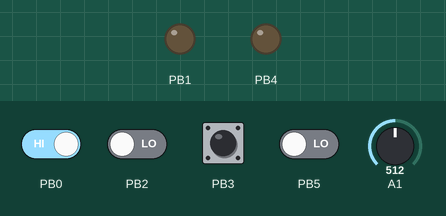
Recording of a sketch running on a simulated ATtiny85, built with avr-gcc and run on an emulated ATtiny85. Parts: output pins drawn as LEDs (lit = HIGH). Inputs (shaded band) come from the test bench; at power-on: PB0, PB3 HIGH, PB2, PB5 LOW, A1 = 512. Sleep ends after the set time or at an interrupt.

Above: at 5.0 s.
5.1 s: PB3 pulled LOW for 0.15 s
At 6.5 s:
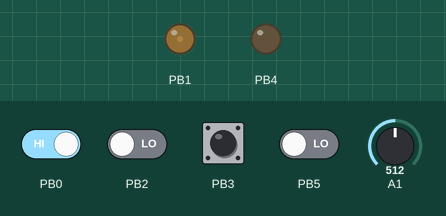
7.0 s: PB3 pulled LOW for 1 s
At 8.8 s:
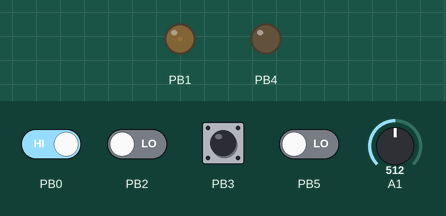
9.5 s: PB0 driven LOW and PB3 driven LOW
At 12.4 s:
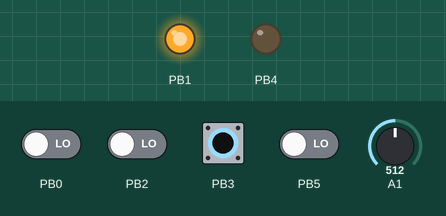
12.5 s: PB3 pulsed HIGH 5 times (0.12 s each, 0.3 s apart)
Timing chart, 0 to 16.6 s (numbered marks = the images above; inputs shaded):
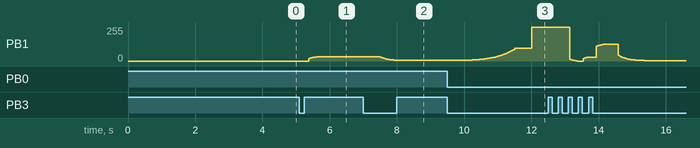

Measured:
- after the input at 5.1 s, PB1: moves from 0/255 to 32/255 over 0.21 s, starting after 0.28 s
- after the input at 7.0 s, PB1: moves from 32/255 to 5/255 over 0.50 s, starting after 0.51 s
- after the input at 9.5 s, PB1: moves from 5/255 to 254/255 over 1.9 s, starting after 0.59 s

The sketch:

bull_driver.ino
```cpp
// (licence header left out)
#define VERSION 0.4

#include <avr/pgmspace.h>
#include <avr/io.h>
#include <util/delay.h>
#include <avr/interrupt.h>
#include <avr/wdt.h>
#include <avr/eeprom.h>
#include <avr/sleep.h>
#include "config.h"


/********************************************
 * ab hier gibts nichts mehr zum einstellen *
 ********************************************
 */

// umrechnen der Spannungen in ADC-Wandler werte (integer)
#define LOWBATT_VALUE     ((uint16_t) (((LOWBATT_VOLTAGE     - VD) * R2 * 255) / ((R1 + R2) * 1.1)))
#define BATTMON_REF_VALUE ((uint16_t) (((BATTMON_REF_VOLTAGE - VD) * R2 * 255) / ((R1 + R2) * 1.1)))

// Sekunden in ticks umrechnen (1 tick = .016 s)
#define TURBO_TIMEOUT	TURBO_TIMEOUT_SEC * 62


#define VOLTAGE_PIN PB2
#define ADC_DIDR 	ADC1D	// Digital input disable bit für PB2
#define ADC_PRSCL   0x06	// clk/64

#define PWM_LVL OCR0B       // OCR0B ist das output compare register für PB1
// #define PWM_SET_LVL(y) PWM_LVL=y

#define DEBOUNCE_PATTERN 0b00001111 // Vergleichspattern für debounce_buffer
							        // die Bits in debounce_buffer werden alle 16ms gesetzt wenn der Taster
                                    // gedrückt ist. 0b00001111 entspricht also 4*16ms = 64ms
                                    // wenn dein Taster länger prellt, hier mehr Bits setzen.

// Switch handling
#define UP 1
#define DOWN -1

#define OFF 1
#define SWITCH 2
#define RAMP 4
#define HOT 8
#define RUN 16
#define WAKEUP 32

#define ADCoff ADCSRA&=~(1<<7) //ADC off (enable=0);
#define ADCon  ADCSRA|=(1<<7)  //ADC on
#define ACoff  ACSR|=(1<<7)    //Analog Comparator off (save power)
#define ACon   ACSR&=~(1<<7)   //Analog Comparator on
#define SLEEP asm volatile ("SLEEP")

/*
 * Das eigentliche Programm
 * =========================================================================
 */

PROGMEM  uint8_t modes[] = { MODES };
volatile uint8_t mode_idx = 0;
volatile uint8_t press_duration = 0;
volatile int8_t ramp_dir = UP;
static uint8_t ramp_dir_switched = 0;

static uint8_t old_lvl= 0;
volatile uint8_t state = OFF;
volatile uint16_t run_ticks = 0;
volatile uint16_t debug_ticks = 0;
#define DEBUG_TIMEOUT 60
volatile uint8_t wdt_fired = 0;
static uint16_t temperatur = 0;
#ifdef TEMP_LOG
const uint16_t * TEMP_MIN_ADDR = (uint16_t *) (TEMP_LOG*2);
const uint16_t * TEMP_MAX_ADDR = (uint16_t *) (TEMP_LOG*2+2);

static uint16_t temp_log_addr = 0;
volatile uint16_t tempmess_ticks = 0;
volatile uint16_t templog_ticks = 0;
static uint16_t temp_max = 0;
static uint16_t temp_min = 0;
#endif

// PWM konfigurieren
// chan A and B, phasePWM, Clockbits je nach PWM_FREQ
void pwminit(){
    TCCR0A = 1<< COM0A1 | 0<< COM0A0 | 1<< COM0B1 | 0<< COM0B0 | 0<< WGM01| 1<< WGM00;
    TCCR0B = 0<< FOC0A | 0<< FOC0B | 0<< WGM02 ;
	if( PWM_FREQ == 16 ) TCCR0B |= 0<< CS02 | 0<< CS01 | 1<< CS00;
	if( PWM_FREQ ==  2 ) TCCR0B |= 0<< CS02 | 1<< CS01 | 0<< CS00;
	if( PWM_FREQ == 32 ) {
		TCCR0B |= 0<< CS02 | 0<< CS01 | 1<< CS00;
		TCCR0A &= ~(_BV(WGM01) | _BV(WGM00) );
    	TCCR0A |= 1<< WGM01| 1<< WGM00;
    }
}

// outputs un pull-ups setzen
inline void portinit() {
    DDRB =  1 << PWM_PIN    | 1 << SERIAL_PIN;
    PORTB = 1 << SWITCH_PIN | 1 << STAR2_PIN;
}

inline void prepare_wdt_and_sleep() {
    // WDT Interrupt alle 16ms
    WDTCR = 0<< WDIF | 1<< WDIE | 0<< WDP3 | 0<< WDCE | 0<< WDE | 0<< WDP2 | 0<< WDP1 |0<< WDP0;
	GIMSK |= (1 << PCIE);       // enable pin change interrupt
	PCMSK = 1<<PCINT3;			// PCINT3/PB3 for triggers pin change interrupt
	set_sleep_mode( SLEEP_MODE_PWR_DOWN);		// prepare sleep
	sleep_enable();
}

// empty interrupt for wakeup on keypress
EMPTY_INTERRUPT(PCINT0_vect);

inline void WDT_on() {
    // watchdog timer löst alle 16ms einen Interrupt aus
    cli();                          // Disable interrupts
    WDTCR |= (1<<WDCE) | (1<<WDE);  // Start timed sequence
    WDTCR = (1<<WDIE);             // Enable interrupt every 16ms
    sei();                          // Enable interrupts
}

inline void WDT_off()
{
    cli();                          // Disable interrupts
    MCUSR &= ~(1<<WDRF);            // Clear Watchdog reset flag
    WDTCR |= (1<<WDCE) | (1<<WDE);  // Start timed sequence
    WDTCR = 0x00;                   // Disable WDT
    sei();                          // Enable interrupts
}

uint8_t _volt_mess() {
  ADMUX = 1<<REFS1 | 0<<REFS0 | 1<<ADLAR | 0<<REFS2 | 0<<MUX3 | 0<<MUX2 | 0<<MUX1 | 1<<MUX0;
                // REF = 1.1V, 8Bit, ADC1/PB2
  ADCSRA = 1<<ADEN | 1<<ADSC | 0<<ADATE | 0<<ADIF | 0<<ADIE | 1<<ADPS2 | 0<<ADPS1 | 0<<ADPS0;
                // 8MHz / 16, Start Conversion

    while (ADCSRA&64);
    return ADCH;
}
uint8_t volt_mess() {
    #define VOLT_MESS_AVG 200
    uint16_t buf=0, i;
    for(i=0;i<VOLT_MESS_AVG;i++) {
        buf += _volt_mess();
    }
    buf = buf / VOLT_MESS_AVG;
    return buf;
}

uint16_t _temp_mess()
{
  ADMUX = 1<<REFS1 | 0<<REFS0 | 0<<ADLAR | 0<<REFS2 | 1<<MUX3 | 1<<MUX2 | 1<<MUX1 | 1<<MUX0;
                // REF = 1.1V, 10Bit, Temp
  ADCSRA = 1<<ADEN | 1<<ADSC | 0<<ADATE | 0<<ADIF | 0<<ADIE | 1<<ADPS2 | 1<<ADPS1 | 0<<ADPS0;
                // 8MHz / 64 = 125kHz, Start Conversion
  while( ADCSRA & 1<<ADSC );            // until conversion done
  return  ADC;
}
uint16_t temp_mess() {
    #define TEMP_MESS_AVG 200
    float buf=0;
    uint16_t i;
    for(i=0;i<TEMP_MESS_AVG;i++) {
        buf += _temp_mess();
    }
    buf = buf / TEMP_MESS_AVG;
    return buf;
}

#include <avr/io.h>

void print_logged_temps() {
	uint16_t buf;
    #ifdef TEMP_LOG
    temp_min = eeprom_read_word((uint16_t *) TEMP_MIN_ADDR);
    temp_max = eeprom_read_word((uint16_t *) TEMP_MAX_ADDR);
    #ifdef SERIAL_DEBUG
    Serial.println("-= Min/Max Temperaturwerte =-");
    Serial.print("min: ");
    Serial.print(temp_min,DEC);
    Serial.print(" | max: ");
    Serial.println(temp_max,DEC);
    Serial.println("");
    Serial.println("-= Temperatur-Log =-");
    for(temp_log_addr=0;temp_log_addr<TEMP_LOG*2;temp_log_addr+=2) {
    	buf = eeprom_read_word((uint16_t *) temp_log_addr);
        Serial.print(buf,DEC);
        Serial.print(", ");
    }
    Serial.println("EOF");
    #endif
    eeprom_write_word((uint16_t *) TEMP_MIN_ADDR,65534);
    eeprom_write_word((uint16_t *) TEMP_MAX_ADDR,0);
    temp_min = 65534;
    temp_max = 0;
    #endif
}

void log_temp() {
	#ifdef TEMP_LOG
    Serial.println('log_temp');
    uint16_t temp;
    temp = temp_mess();
    eeprom_write_word((uint16_t *) temp_log_addr,temp);
    eeprom_write_word((uint16_t *) temp_log_addr+2,0);
    temp_log_addr+=2;
    if(temp_log_addr == TEMP_LOG) temp_log_addr = 0;
    if( temp < temp_min ) eeprom_write_word((uint16_t *) TEMP_MIN_ADDR,temp);
    if( temp > temp_max ) eeprom_write_word((uint16_t *) TEMP_MAX_ADDR,temp);
    #endif
}

void serialinit() {
    #ifdef SERIAL_DEBUG
    Serial.begin(9600);
    #endif
}

void print_version() {
    uint8_t i;
    #ifdef SERIAL_DEBUG
    for(i=0;i<20;i++) Serial.print("-");
    Serial.println("");
    Serial.print("- Bull V");
    Serial.println(VERSION);
    for(i=0;i<20;i++) Serial.print("-");
    Serial.println("");
    #endif
}

#if defined(SERIAL_DEBUG) && defined( SERIAL_VERBOSE )
void akku_debug() {
    float voltage;
    uint8_t buf;
    buf=volt_mess();
    Serial.print("Akku: ");
    voltage = (1.1/255) * (buf*0.86)*(R1+R2)/R2;
    Serial.print(voltage);
    Serial.print(" (");
    Serial.print(buf,DEC);
    Serial.println(" )");
}

void temp_debug() {
    Serial.print("Temp: ");
    temperatur=temp_mess();
    Serial.println(temperatur,DEC);
}
#else
void akku_debug() {}
void temp_debug() {}
#endif

// beim schalten auf eine niedrigere PWM
// expo ausfaden
void PWM_SET_LVL(uint8_t setpoint) {
	float power;

//	if( PWM_LVL > setpoint ) {
		power = PWM_LVL;
		while ( abs(power - setpoint) > MIN_RAMP ) {
				power += ( (float)(setpoint - power) * 0.03);
		        PWM_LVL = (uint8_t) power;
		        _delay_ms(3);
		}
//	}
	PWM_LVL = setpoint;
}

void sleep_until_switch_press()
{
    // WDT aus, sonst weckt der uns aus dem sleep-mode
    WDT_off();
    press_duration = 0;
    // CPU anhalten
	SLEEP;
    // WDT wieder starten
    WDT_on();
}


// Debounced switch press value
int is_pressed()
{
	// Zwischenspeicher für switch readouts
	static uint8_t buffer = 0x00;
	// alle bits um 1 nach links schieben und aktuellen Wert anhängen, 0 ist low für gedrückt, 1 für offen (pull-up)
	buffer = (buffer << 1) | ((PINB & (1 << SWITCH_PIN)) == 0);
	// vergleich mit DEBOUNCE_PATTERN. Wenn true, dann war taster lange genug gedrückt.
	return (buffer & DEBOUNCE_PATTERN);
}

inline void tap() {
	run_ticks = 0;

	if( state & ( RAMP | RUN | HOT ) ){ state = OFF; return;}
	if( state & ( OFF | WAKEUP) ) {
		state = SWITCH;
		mode_idx = 1;
		ramp_dir = DOWN;
		return;
	}
	if( state & SWITCH ) {
		mode_idx ++;
		if(mode_idx >= sizeof(modes)){
		    ramp_dir = DOWN;
			mode_idx = 1;
		}
	}
}

inline void long_press() {
	if( state & (RUN | SWITCH ) ) state = RAMP;
	if( state & RAMP ) do_ramp();

	if( state & ( OFF | WAKEUP ) ) {
		ramp_dir = DOWN;
		PWM_LVL = 255;
		state = RUN;
		while(is_pressed());
	}
}

inline void timeout_short() {
    if( state & SWITCH ) state = RUN;
    uint8_t buf;
    // unterspannung und übertemperatur signalisieren
    // (nur wenn wenn state == RUN)
    if( state & RUN ) {
	    buf = volt_mess();
	    if( (PWM_LVL > PWM_LOWBATT) && (buf <= LOWBATT_VALUE) ){
	        #ifdef SERIAL_DEBUG
	        Serial.print("low BATT detected: ");
	        Serial.println(buf,DEC);
	        #endif
	    	PWM_SET_LVL( PWM_LOWBATT );
	    }
	    // Temperatur messen
	    #ifdef TEMP_LOG
        if( tempmess_ticks >= TEMP_INTERVAL ) {
            tempmess_ticks = 0;
	        temperatur=temp_mess();
            if( temperatur >= TEMP_CRIT ){
                #ifdef SERIAL_DEBUG
                Serial.print("HOT");
                #endif
                state = HOT;
            }
        }
        #endif
    }
}

inline void timeout_long() {
	if( state & RUN && PWM_LVL == 255 ){
        #ifdef SERIAL_DEBUG
        Serial.println("HOT timeout.");
        #endif
		state = HOT ;
	}
}

void flick(uint16_t on,uint16_t off) {
    uint8_t buf;
    buf= PWM_LVL;
	delay_ms( on );
    PWM_LVL = 0;
    delay_ms( off );
    PWM_LVL = buf;
}


void delay_ms(uint16_t msec) {
    while (msec > 0) {
        msec--;
        _delay_ms(1);
    }
}
inline void do_ramp() {
    float power;
    uint8_t setpoint;
    uint16_t i;

    cli();

    if( ramp_dir == UP) setpoint = MAX_RAMP;
    if( ramp_dir == DOWN) setpoint = MIN_RAMP;
    power = PWM_LVL;
    while ( abs(power - setpoint) > MIN_RAMP && is_pressed()) {
            if( ramp_dir == UP)
                power += ( (float)(setpoint - (255-power)) * 0.01);
            else
                power += ( (float)(setpoint - power) * 0.02);

            PWM_LVL = (uint8_t) power;
            _delay_ms(5);
    }
    while(is_pressed()) {
        i=i+1;
        if( i == RAMP_ANSCHLAG_AN) PWM_LVL = (uint8_t) power;
        if( i == RAMP_ANSCHLAG_AUS) PWM_LVL = ramp_dir == UP ? RAMP_ANSCHLAG_HIGH_AUS : 0;
        if( i == RAMP_ANSCHLAG_AUS + RAMP_ANSCHLAG_AN ) i=0;
        delay_ms(1);
    }
    ramp_dir = -ramp_dir;
    state = RUN;
    PWM_LVL = (uint8_t) power;
    sei();
}

inline void battmon() {
	state = RUN;
	   uint8_t akkuspannung;
       akkuspannung = volt_mess();
       #ifdef SERIAL_DEBUG
       Serial.println("battmon");
       #endif
       old_lvl = PWM_LVL;
       PWM_LVL = 0;
       delay_ms( BATTMON_PAUSE );
       PWM_LVL = old_lvl;
	   flick(BATTMON_VORBLITZZEIT_AN, BATTMON_VORBLITZZEIT_AUS);

	   while (akkuspannung > BATTMON_REF_VALUE && (state & RUN)) {
         flick( BATTMON_BLITZ_AN, BATTMON_BLITZ_AUS );
	     akkuspannung = akkuspannung - BATTMON_STEP;
	   }
       PWM_LVL = 0;
       delay_ms( BATTMON_PAUSE );
       PWM_LVL = old_lvl;
       delay_ms(BATTMON_NACHBLITZZEIT_AN);
       PWM_LVL = 0;
       #ifdef SERIAL_DEBUG
       Serial.println("battmon end");
       #endif
	   state = OFF;
	   delay_ms(50);
}

// The watchdog timer is called every 16ms
ISR(WDT_vect) {
	if (is_pressed()) {
		ramp_dir_switched = 0;
		if (press_duration < 255) {
			press_duration++;
		}
	} else {
		// Not pressed
		if (press_duration > 0 && press_duration < LONG_PRESS_DUR) {
			tap();
		} else {
			run_ticks++;
            debug_ticks++;
            #ifdef TEMP_LOG
            templog_ticks++;
            #endif
			if( state & OFF ) run_ticks=0;
			if( state & RAMP && !ramp_dir_switched ){ramp_dir_switched = 1; ramp_dir = -ramp_dir; }
		}
		press_duration = 0;
	}
}


int main(void)
{
	uint8_t modevalue;
	prepare_wdt_and_sleep();
	portinit();
	pwminit();
	serialinit();
    cli();
    print_version();
    print_logged_temps();
    #ifdef TEMP_LOG
    tempmess_ticks = TEMP_INTERVAL;
    #endif

    ACoff; // turn analog Comparator off to save power
    sei();

	while(1) {
		// Endlosschleife. im WDT interrupt wird der Taster abgefragt
		// modes werden hier geändert in abhängigkeit der state-Variable
		if( state & SWITCH ) {
			if( mode_idx == sizeof(modes)-1){
				PWM_LVL = pgm_read_byte(&modes[mode_idx]);
				battmon();
			} else {
				PWM_SET_LVL( pgm_read_byte(&modes[mode_idx]) );
			}
		}
		if( state & HOT ) {
            old_lvl = PWM_LVL;
            PWM_SET_LVL(10);
			PWM_SET_LVL( old_lvl / 2 );
            state = RUN;
		}

		if (state & OFF ) {
            #ifdef TEMP_LOG
            tempmess_ticks = TEMP_INTERVAL;
            #endif
			PWM_SET_LVL( 0 );
	#if defined(SERIAL_DEBUG) && defined( SERIAL_VERBOSE )
			Serial.println("sleep");
	#endif
			delay_ms(10); // ohne Delay wird PWM-Wert tatsächlich nicht gesetzt vor sleep
			sleep_until_switch_press();
			state = WAKEUP;
		}
        if( run_ticks > SHORT_TIMEOUT) timeout_short();
        #if TURBO_TIMEOUT > 0
        if( run_ticks > TURBO_TIMEOUT ) timeout_long();
        #endif
        if (press_duration >= LONG_PRESS_DUR ) {
            long_press();
        }

        #ifdef TEMP_LOG
        if( templog_ticks > TEMP_LOG_INTERVAL){templog_ticks=0; log_temp();}
        #endif
        if( debug_ticks > DEBUG_TIMEOUT ){
            akku_debug();
            debug_ticks=0;
            temp_debug();
        }
	}

    return 0; // Standard Return Code
}
```

config.h
```cpp
// CONFIG für Bull-Driver
/*
 * Schaltbild der für die Spannungsmessung relevanten Teile
 *             VCC
 *              |
 *              D1  <- hier fallen VD ab
 * --------     |
 *      8 |-----|
 *        |     R1
 *      7 |-----|
 *        |     |
 * Attiny |     R2
 *        |     |
 *        |    GND
 *        |
 */

#define LOWBATT_VOLTAGE     3.0    // kritische Akkuspannung in Volt Bei dieser Spannung wird auf PWM_LOWBATT geschaltet
#define R1                 19.1    // R1 in kOhm (siehe Schaltbild)
#define R2                  4.67    // R2 in kOhm (siehe Schaltbild)
#define VD                  0.2    // Spannungsabfall über die Diode.
#define PWM_LOWBATT         40    // Auf diesen Wert wird runter geschaltet wenn LOWBATT_VALUE erreicht wurde

#define BATTMON_REF_VOLTAGE  3.0  // Referenzspannung für Akkumonitor. Bei dieser Spannung blitzt er ein Mal

#define BATTMON_STEP         5 // schrittweite. je kleiner um so öfter blitzt es bei gleicher spannung
// Blitzzeiten. alles in ms
#define BATTMON_VORBLITZZEIT_AN     100
#define BATTMON_VORBLITZZEIT_AUS   1500
#define BATTMON_BLITZ_AN             50
#define BATTMON_BLITZ_AUS           400
#define BATTMON_NACHBLITZZEIT_AN    100
#define BATTMON_PAUSE               800 // Pause vor vorblitz und nach nachblitz

/* ######## Modes */
#define MODES			0,32,125,255,100	// Modes, letzter Mode ist immer Battmon mit helligkeit WERT
#define SHORT_TIMEOUT	    63 // nach dieser Anzahl ticks wird auf RUN geschaltet, 1 TICK = 62ms
#define LONG_PRESS_DUR   32 // wie viele Ticks dauert ein long press
                            // 32 sind 512ms, also ca. halbe sekunde

/* ### RAMP Settings */
#define MAX_RAMP	           255 // Max. Helligkeit bei Ramp UP
#define MIN_RAMP	             2 // Min. Helligkeit bei Ramp DOWN
#define RAMP_ANSCHLAG_AN       100 // Blitzverhalten bei RAMP-Anschlag
#define RAMP_ANSCHLAG_AUS       10
#define RAMP_ANSCHLAG_HIGH_AUS 200


/* ######## Temperaturmessung */
#define TEMP_INTERVAL       30*62  // alle 30 Sekunden auf Übertemperatur prüfen
#define TEMP_CRIT           318   // kritischer Temperaturwert (Wert in ADC), hat nichts mit Grad Celsius zu tun
//#define TEMP_LOG            253   // Anzahl zu speichernder Werte. min und Max werden immer gespeichert
#define TEMP_LOG_INTERVAL   20*62  // alle 20 sekunden Temperatur loggen

/* ######## TURBO Timeout */
#define TURBO_TIMEOUT_SEC   0   // Timeout in Sekunden für HIGH Mode
                                 // wenn nicht verwendet auf 0 setzen.

 /* #### PWM-Frequenz in kHz */
 // immer nur eine der drei Zeilen einkommentieren!
//#define PWM_FREQ           32
#define PWM_FREQ           16
//#define PWM_FREQ           2

/* ######## Pin funktionen */
#define STAR2_PIN   PB0
#define SERIAL_PIN  PB4

#define SWITCH_PIN  PB3		// Wo ist der Taster aneschlossen
#define PWM_PIN     PB1

//#define SERIAL_DEBUG           // debugging über serielle Ausgabe an SERIAL_PIN
//#define SERIAL_VERBOSE         // Jede kleinigkeit Seriell ausgeben. NUR ZUM TESTEN!
```
